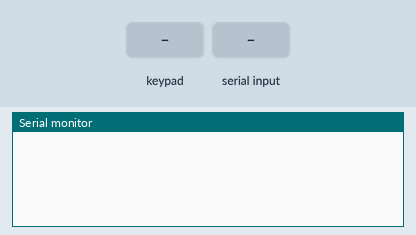
Simulated run of this sketch. Board: Arduino Uno, built with avr-gcc and run on an emulated ATmega328P. Shown: the last lines printed to the serial monitor. Inputs (shaded band) come from the test bench.

Above: at 1.2 s.
1.3 s: key '1' pressed
At 2.5 s:
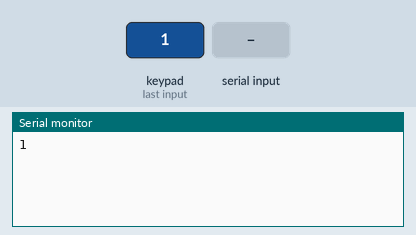
2.8 s: keypad keys 9 8 7 6 # pressed 0.4 s apart
At 5.0 s:
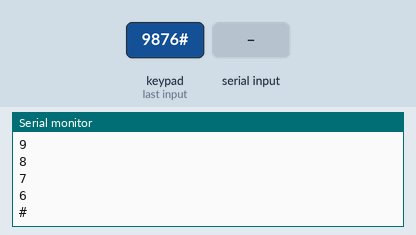
6.3 s: "5" received over Serial
At 7.5 s:
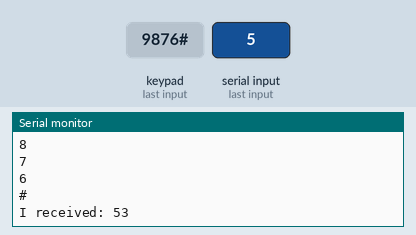
7.8 s: key 'A' pressed
At 8.9 s:
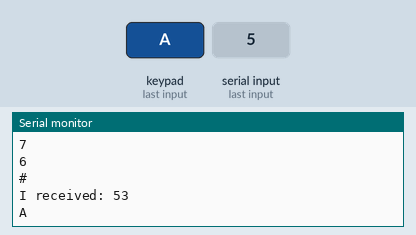
9.3 s: keypad keys 9 8 7 6 * pressed 0.4 s apart
At 12.3 s:
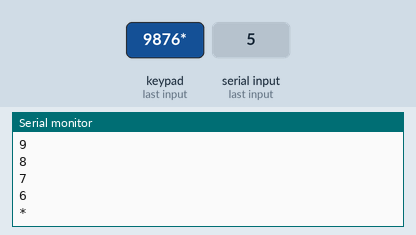
12.8 s: key '5' pressed
At 13.9 s:
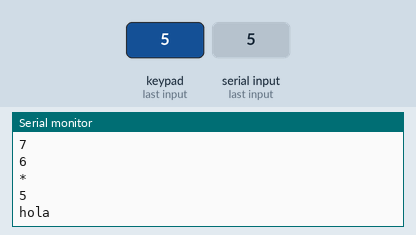
Timing chart, 0 to 15.3 s (numbered marks = the images above; inputs shaded):
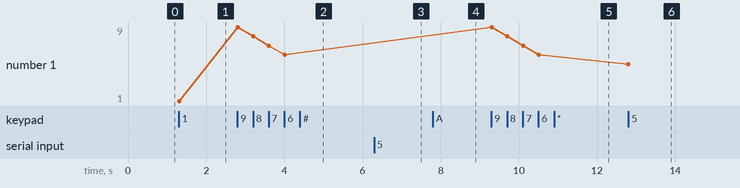

Measured:
- after the input at 1.3 s, the serial monitor: prints a new line at once (image 1)
- after the input at 2.8 s, the serial monitor: prints a new line at once (image 2)
- after the input at 6.3 s, the serial monitor: prints a new line at once (image 3)
- after the input at 7.8 s, the serial monitor: prints a new line at once (image 4)
- after the input at 9.3 s, the serial monitor: prints a new line at once (image 5)
- after the input at 12.8 s, the serial monitor: prints a new line at once (image 6)
- plotted number 1: 1 → 6 after the input at 2.8 s, 6 → 5 after the input at 12.8 s

The sketch:

teclado_matriz.ino
```cpp
#include <Keypad.h>

const byte Filas = 4;
const byte Cols = 4;

byte Pins_Filas[] = {9, 8, 7, 6};
byte Pins_Cols[] = { 5, 4, 3, 2};


char Teclas [ Filas ][ Cols ] =
{
  {'1','2','3','A'},
  {'4','5','6','B'},
  {'7','8','9','C'},
  {'*','0','#','D'}
};

Keypad Teclado1 = Keypad(makeKeymap(Teclas), Pins_Filas, Pins_Cols, Filas, Cols);

int orden;

void setup(){
  Serial.begin(9600) ;

}

void loop(){

if (Serial.available() > 0) {

                orden = Serial.read();


                Serial.print("I received: ");
                Serial.println(orden);
        }


  char clic = Teclado1.getKey() ;
  if (clic != 0)  {
      Serial.println(clic);
  }

  if(clic == '5'){
    Serial.println("hola");
  }

  if(clic == 'D'){
    Serial.println("abriendo puerta");
    Serial.println("espere.....");
    delay(5000);
    Serial.println("puerta abierta!!");
  }
}
```
